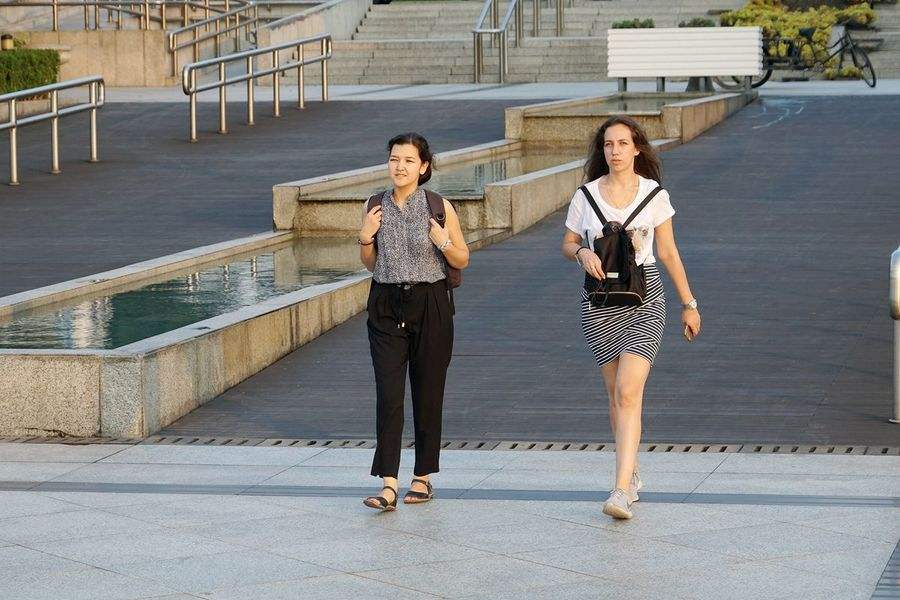
//> input picture pedestrian_detection/test.jpeg, 900 x 600 px
$ ./main test.jpeg   (built with g++ and OpenCV 4)
//> lines starting //> are read from the running program, lines starting //| are printed output that depends on the picture; after the words box and inside, x2 and y2 are one past the last pixel; in counts of white or black regions, pixels touching at a corner belong together
#include <opencv2/core/core.hpp>
#include <opencv2/highgui/highgui.hpp>
//#include <opencv2/gpu/gpu.hpp>
#include <opencv2/core/cuda.hpp>
#include <stdio.h>
#include <iostream>
#include <opencv2/opencv.hpp>

using namespace cv;

int main(int argc, char** argv)
{
    Mat img;
    std::vector<Rect> found;
     img = imread(argv[1]);
//> img is the input picture: 600 rows x 900 cols, CV_8UC3; mean B, G, R 127.3, 129.4, 129.8
    if(argc != 2 || !img.data)
    {
        printf("没有图片\n");
        return -1;
    }

    HOGDescriptor defaultHog;
    defaultHog.setSVMDetector(HOGDescriptor::getDefaultPeopleDetector());
    //进行检测
    defaultHog.detectMultiScale(img, found);
//> found = 2 Rects (x, y, width, height): [301, 123, 216, 433], [504, 64, 243, 486]
    //画长方形，框出行人
    for(int i = 0; i < found.size(); i++)
            {
        Rect r = found[i];
        rectangle(img, r.tl(), r.br(), Scalar(0, 0, 255), 3);
    }
//> this loop made 2 passes
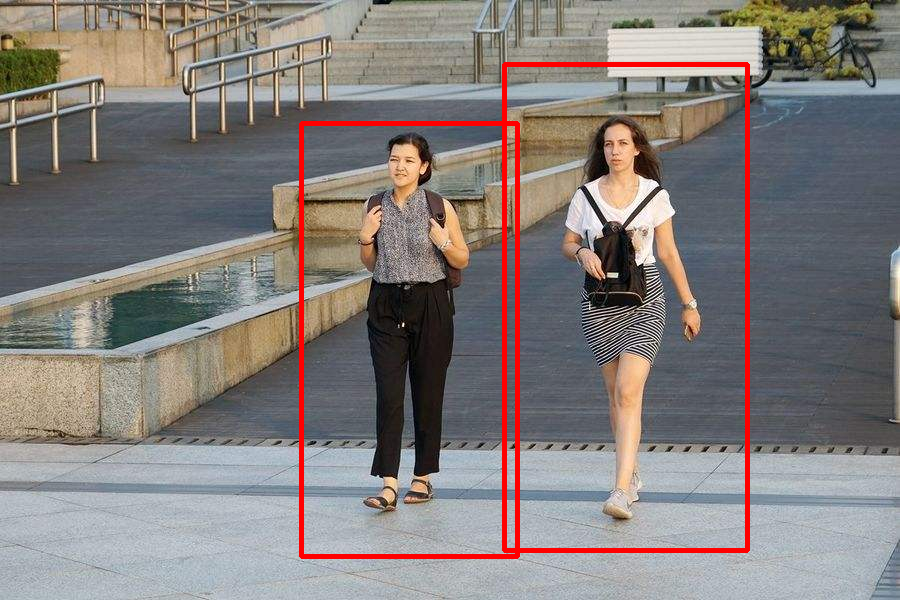
//> img: 600 rows x 900 cols, CV_8UC3; 2.54% of pixels changed, all inside (x1, y1, x2, y2) = (299, 62, 750, 559)
    namedWindow("检测行人", CV_WINDOW_AUTOSIZE);
    imshow("检测行人", img);
    waitKey(0);

    return 0;
}
